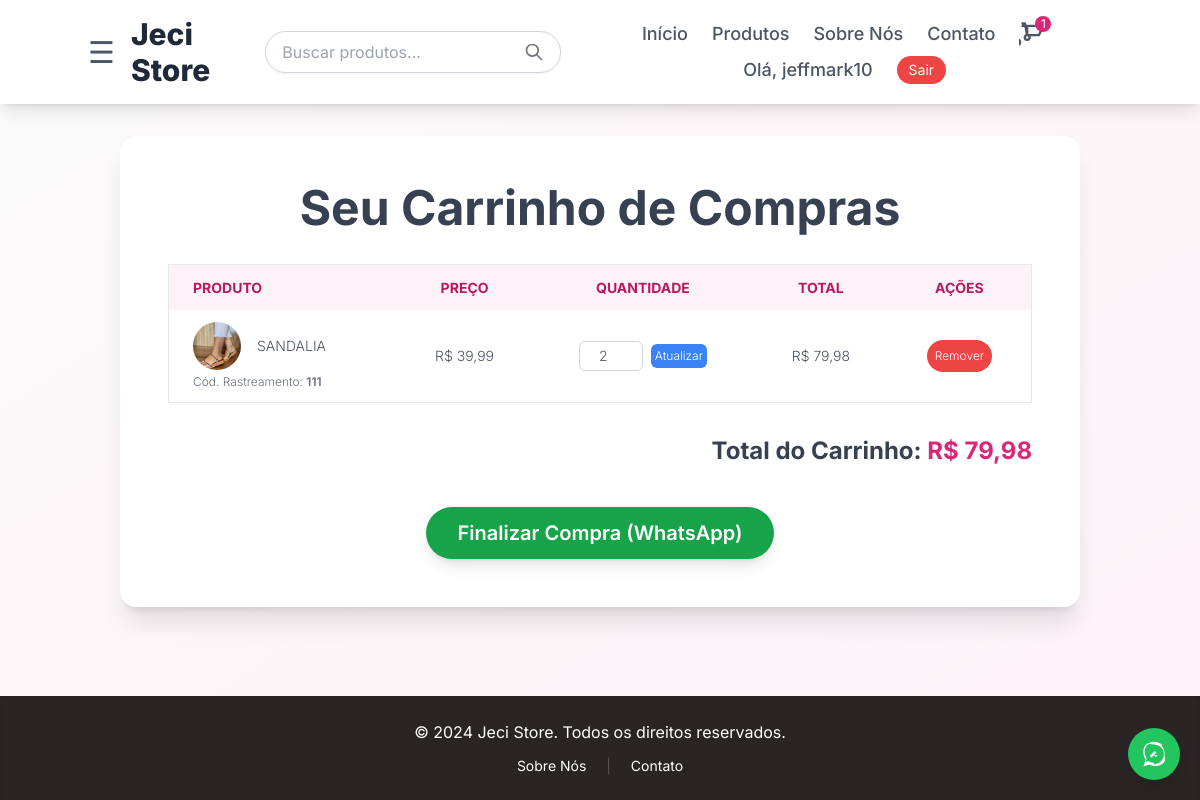
/store/carrinho/ (signed in), run on an earlier commit of the app's database.
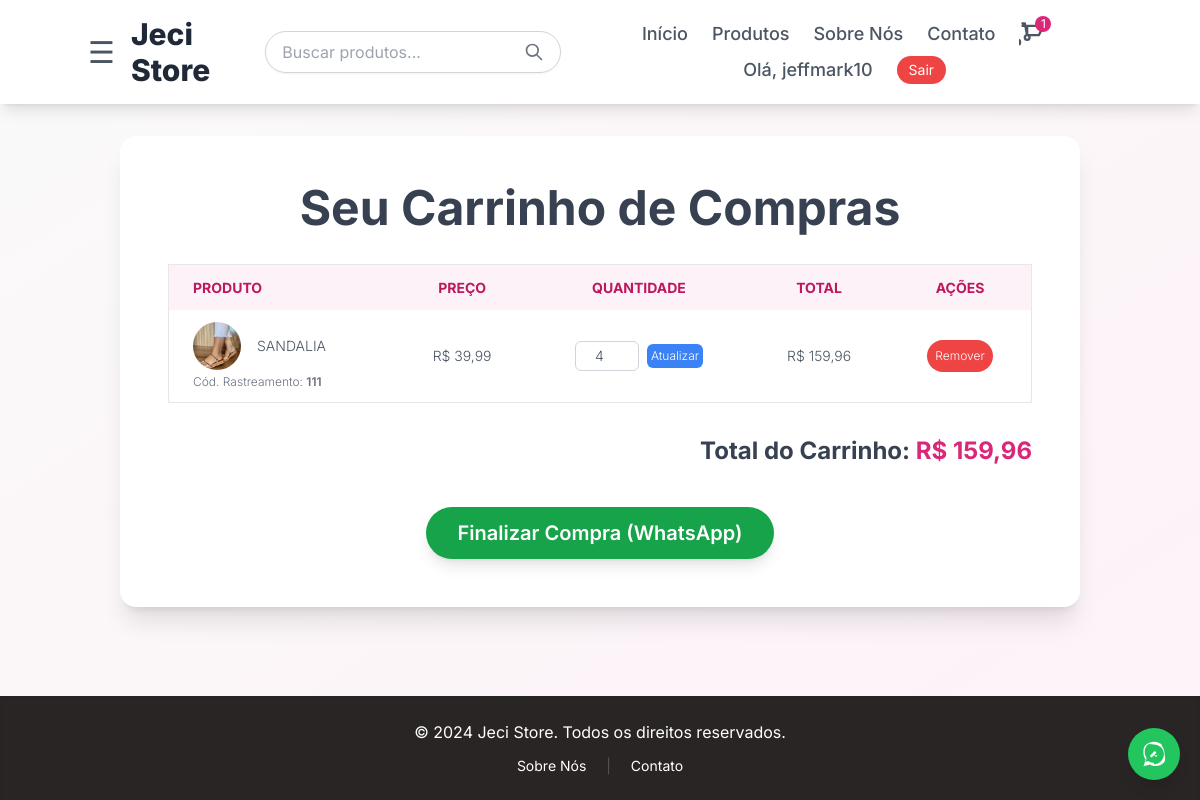
And on a later commit of the database.
### store/models.py (models this page shows, shortened)
class CartItem(models.Model):
    cart = models.ForeignKey(Cart, on_delete=models.CASCADE, related_name='items', verbose_name="Carrinho")
    product = models.ForeignKey(Product, on_delete=models.CASCADE, verbose_name="Produto")
    quantity = models.PositiveIntegerField(default=1, verbose_name="Quantidade")
    added_at = models.DateTimeField(auto_now_add=True, verbose_name="Adicionado Em")
    class Meta:
        verbose_name_plural = "Itens do Carrinho"
        unique_together = ('cart', 'product')
    def get_total_price(self):
        return self.quantity * self.product.price

class Product(models.Model):
    name = models.CharField(max_length=200, verbose_name="Nome do Produto")
    description = models.TextField(verbose_name="Descrição")
    price = models.DecimalField(max_digits=10, decimal_places=2, verbose_name="Preço")
    image = models.ImageField(upload_to='products/', blank=True, null=True, verbose_name="Imagem do Produto")
    category = models.ForeignKey(
        Category,
        on_delete=models.SET_NULL,
        null=True,
        blank=True,
        related_name='products',
        verbose_name="Categoria"
    )
    seller = models.ForeignKey(
        User,
        on_delete=models.SET_NULL,
        null=True,
        blank=True,
        related_name='products_listed',
        verbose_name="Vendedor"
    )
    stock = models.PositiveIntegerField(default=0, verbose_name="Estoque")
    tracking_code = models.CharField(
        max_length=50,
        blank=True,
        null=True,
        unique=True,
        verbose_name="Código de Rastreamento"
    )
    is_featured = models.BooleanField(default=False, verbose_name="Destaque na Home")
    created_at = models.DateTimeField(auto_now_add=True, verbose_name="Criado Em")
    updated_at = models.DateTimeField(auto_now=True, verbose_name="Atualizado Em")
    class Meta:
        verbose_name_plural = "Produtos"
        ordering = ['name']

class Cart(models.Model):
    user = models.OneToOneField(User, on_delete=models.CASCADE, null=True, blank=True, verbose_name="Usuário")
    session_key = models.CharField(max_length=40, null=True, blank=True, unique=True, verbose_name="Chave de Sessão")
    created_at = models.DateTimeField(auto_now_add=True, verbose_name="Criado Em")
    updated_at = models.DateTimeField(auto_now=True, verbose_name="Atualizado Em")
    class Meta:
        verbose_name_plural = "Carrinhos"
        ordering = ['-created_at']
    def get_total_price(self):
        return sum(item.get_total_price() for item in self.items.all())

### store/views.py (the view)
# urls.py: path('carrinho/', views.ViewCartView.as_view(), name='view_cart'),
class ViewCartView(CategoryTreeMixin, TemplateView):
    template_name = 'cart.html'
    def get_context_data(self, **kwargs):
        context = super().get_context_data(**kwargs)
        cart = get_or_create_cart(self.request)
        context.update({
            'cart': cart,
            'cart_items': cart.items.select_related('product'),
            'page_title': 'Seu Carrinho',
        })
        return context

### store/context_processors.py (called while the page is built, shortened)
def cart_items_count(request):
    cart_count = 0
    if request.user.is_authenticated:
        if hasattr(request.user, 'cart'):
            cart_count = request.user.cart.items.count()
    return {'cart_items_count': cart_count}

def store_settings(request):
    settings_obj = StoreSettings.objects.first()
    if not settings_obj:
        settings_obj = StoreSettings()  # Instância padrão caso a tabela ainda esteja vazia
    return {'store_settings': settings_obj}

### store/views.py (called while the page is built, shortened)
def get_or_create_cart(request):
    session_key = request.session.session_key
    if not session_key:
        request.session.save()
        session_key = request.session.session_key
    if request.user.is_authenticated:
        user_cart, _ = Cart.objects.get_or_create(user=request.user)
        return user_cart

    def get_context_data(self, **kwargs):
        context = super().get_context_data(**kwargs)
        context['categories'] = Category.objects.filter(parent__isnull=True).prefetch_related('children')
        return context

### templates/cart.html (shortened to what the changed rows need)
{% extends 'base.html' %}
{% block content %}
    <div class="bg-white rounded-2xl shadow-xl p-8 lg:p-12 animate-fade-in">
        <h1 class="text-4xl lg:text-5xl font-bold text-gray-700 mb-8 text-center leading-tight">Seu Carrinho de Compras</h1>
        {% if cart.items.all %}
            <div class="overflow-x-auto">
                <table class="min-w-full bg-white border border-gray-200 rounded-lg shadow-sm">
                    <thead>
                        <tr class="bg-pink-50 text-pink-700 uppercase text-sm leading-normal">
                            <th class="py-3 px-6 text-left">Produto</th>
                            <th class="py-3 px-6 text-center">Preço</th>
                            <th class="py-3 px-6 text-center">Quantidade</th>
                            <th class="py-3 px-6 text-center">Total</th>
                            <th class="py-3 px-6 text-center">Ações</th>
                        </tr>
                    </thead>
                    <tbody class="text-gray-600 text-sm font-light">
                        {% for item in cart.items.all %}
                            <tr class="border-b border-gray-200 hover:bg-gray-50">
                                <td class="py-3 px-6 text-left whitespace-nowrap">
                                    <div class="flex items-center">
                                        {% if item.product.image %}
                                            <img class="w-12 h-12 rounded-full object-cover mr-4" src="{{ item.product.image.url }}" alt="{{ item.product.name }}">
                                        {% else %}
                                            <img class="w-12 h-12 rounded-full object-cover mr-4" src="https://placehold.co/50x50/cccccc/ffffff?text=Img" alt="Sem Imagem">
                                        {% endif %}
                                        <span>{{ item.product.name }}</span>
                                    </div>
                                    {% if item.product.tracking_code %}
                                        <p class="text-xs text-gray-500 mt-1">Cód. Rastreamento: <span class="font-semibold">{{ item.product.tracking_code }}</span></p>
                                    {% endif %}
                                </td>
                                <td class="py-3 px-6 text-center">R$ {{ item.product.price|floatformat:2 }}</td>
                                <td class="py-3 px-6 text-center">
                                    <form action="{% url 'store:update_cart_item' item.id %}" method="POST" class="flex items-center justify-center gap-2">
                                        <input type="number" name="quantity" value="{{ item.quantity }}" min="1" max="{{ item.product.stock }}" class="w-16 p-1 border border-gray-300 rounded-md text-center focus:outline-none focus:ring-1 focus:ring-pink-500" {% if item.product.stock == 0 %}disabled{% endif %}>
                                        <button type="submit" class="bg-blue-500 text-white p-1 rounded-md hover:bg-blue-600 transition duration-200 text-xs" {% if item.product.stock == 0 %}disabled{% endif %}>Atualizar</button>
                                    </form>
                                </td>
                                <td class="py-3 px-6 text-center">R$ {{ item.get_total_price|floatformat:2 }}</td>
                                <td class="py-3 px-6 text-center">
                                    <form action="{% url 'store:remove_from_cart' item.id %}" method="POST" class="inline-block">
                                        <button type="submit" class="bg-red-500 text-white p-2 rounded-full hover:bg-red-600 transition duration-200 text-xs">
                                            Remover
                                        </button>
                                    </form>
                                </td>
                            </tr>
                        {% endfor %}
                    </tbody>
                </table>
            </div>
            <div class="flex justify-end mt-8">
                <div class="text-right text-2xl font-bold text-gray-700">
                    Total do Carrinho: <span class="text-pink-600">R$ {{ cart.get_total_price|floatformat:2 }}</span>
                </div>
            </div>
            <div class="flex justify-center mt-10">
                <a href="{% url 'store:checkout_whatsapp' %}" class="bg-green-600 text-white py-3 px-8 rounded-full text-xl font-semibold hover:bg-green-700 transition duration-300 shadow-lg transform hover:-translate-y-1">
                    Finalizar Compra (WhatsApp)
                </a>
            </div>
        {% else %}
            <div class="text-center text-gray-600 py-12">
                <p class="text-2xl mb-4">Seu carrinho está vazio!</p>
                <p class="text-lg">Que tal explorar nossos <a href="{% url 'store:product_list' %}" class="text-pink-600 hover:underline font-semibold">produtos</a> e adicionar algo?</p>
            </div>
        {% endif %}
    </div>
{% endblock %}

What changed in the data, as far as the page shows it:
changed CartItem "SANDALIA": quantity "2" → "4"; get_total_price "79,98" → "159,96"
changed through a linked row, Cart: get_total_price "79,98" → "159,96"
